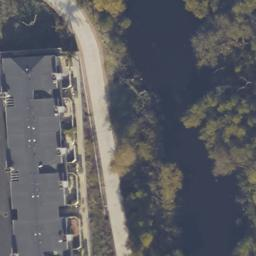
#> input picture input_images/125.jpg, 256 x 256 px; its folder holds only this picture in this run
$ jupyter execute --allow-errors SRCNN_train.ipynb
#> lines starting #> are read from the running program, lines starting #| are printed output that depends on the picture
[cell 1]
import os
import numpy as np
import cv2
import tensorflow as tf
import matplotlib.pyplot as plt
from keras.models import Model, load_model
from keras.layers import Input, Conv2D
from skimage.metrics import structural_similarity as ssim

[cell 2]
# Skew correction function
def correct_skew(image):
    gray = cv2.cvtColor(image, cv2.COLOR_BGR2GRAY)
    gray = cv2.bitwise_not(gray)
    thresh = cv2.threshold(gray, 0, 255, cv2.THRESH_BINARY | cv2.THRESH_OTSU)[1]
    coords = np.column_stack(np.where(thresh > 0))
    angle = cv2.minAreaRect(coords)[-1]
    if angle < -45:
        angle = -(90 + angle)
    else:
        angle = -angle
    (h, w) = image.shape[:2]
    center = (w // 2, h // 2)
    M = cv2.getRotationMatrix2D(center, angle, 1.0)
    rotated = cv2.warpAffine(image, M, (w, h), flags=cv2.INTER_CUBIC, borderMode=cv2.BORDER_REPLICATE)
    return rotated

# Tone mapping function
def apply_tone_mapping(image):
    ldr = cv2.cvtColor(image, cv2.COLOR_BGR2RGB).astype(np.float32) / 255
    tonemap = cv2.createTonemap(gamma=2.2)
    res = tonemap.process(ldr)
    res_8bit = np.clip(res * 255, 0, 255).astype(np.uint8)
    return cv2.cvtColor(res_8bit, cv2.COLOR_RGB2BGR)

# Load and preprocess the image
def load_and_preprocess_image(image_path, target_size=(256, 256)):
    image = cv2.imread(image_path)
    image_rgb = cv2.cvtColor(image, cv2.COLOR_BGR2RGB)
    image_resized = cv2.resize(image_rgb, target_size)
    image_normalized = image_resized.astype('float32') / 255.0
    return image, image_resized, image_normalized

# PSNR calculation
def calculate_psnr(y_true, y_pred):
    mse = np.mean((y_true - y_pred) ** 2)
    if mse == 0:
        return 100
    return 20 * np.log10(1.0 / np.sqrt(mse))

# SSIM calculation
def calculate_ssim(y_true, y_pred, win_size=3, channel_axis=-1):
    return ssim(y_true, y_pred, win_size=win_size, channel_axis=channel_axis, data_range=1)

# SRCNN Model
def build_srcnn_model(input_shape=(256, 256, 3)):
    input_img = Input(shape=input_shape)
    l1 = Conv2D(64, 9, padding='same', activation='relu')(input_img)
    l2 = Conv2D(32, 1, padding='same', activation='relu')(l1)
    l3 = Conv2D(3, 5, padding='same', activation='relu')(l2)
    model = Model(input_img, l3)
    return model

# Compile and train the model
def train_srcnn(train_low_image, train_high_image, validation_data):
    srcnn_model = build_srcnn_model()
    srcnn_model.compile(optimizer=tf.keras.optimizers.Adam(0.001), loss='mean_squared_error')
    history = srcnn_model.fit(train_low_image, train_high_image, epochs=20, batch_size=1, validation_data=validation_data)
    return srcnn_model, history

# Load dataset for training and validation
def load_dataset(input_images_folder, n_images=1800, image_size=(256, 256)):
#> called with input_images_folder = 'input_images', n_images = 1500, image_size = (256, 256)
    high_img, low_img = [], []
    for i, img_file in enumerate(os.listdir(input_images_folder)[:n_images]):
        img = cv2.imread(os.path.join(input_images_folder, img_file))
#> img is the input picture: shape (256, 256, 3); mean B, G, R 99.2, 94.8, 93.8
        img = cv2.cvtColor(img, cv2.COLOR_BGR2RGB)
        img_high = cv2.resize(img, image_size)
        img_low = cv2.resize(cv2.resize(img_high, (image_size[0]//4, image_size[1]//4)), image_size)
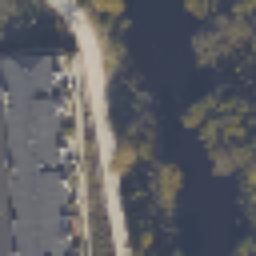
#> img_low: shape (256, 256, 3); mean R, G, B 93.8, 94.7, 99.2
        img_high = img_high.astype('float32') / 255.0
        img_low = img_low.astype('float32') / 255.0
        high_img.append(img_high)
        low_img.append(img_low)
    high_img = np.array(high_img)
    low_img = np.array(low_img)
    return high_img, low_img

[cell 3]
# Load and split the dataset
input_images_folder = 'input_images'
train_high_image, train_low_image = load_dataset(input_images_folder, 1500)
validation_high_image, validation_low_image = load_dataset(input_images_folder, 300)

# Train the SRCNN model
#> (the rest of this cell did not finish here and is left out)


$ run again, on input_images/161.jpg
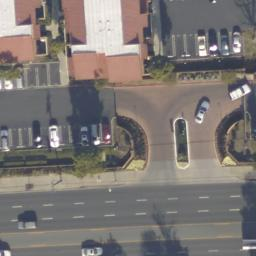
#> input picture input_images/161.jpg, 256 x 256 px
#> in load_dataset, img is the input picture: shape (256, 256, 3); mean B, G, R 116.1, 118.9, 124.7
#> in load_dataset, `img_low = cv2.resize(cv2.resize(img_high, (image_size[0]//4, image_siz..`:
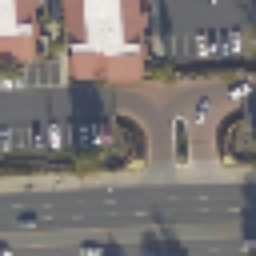
#> img_low: shape (256, 256, 3); mean R, G, B 124.8, 119, 116.2

$ run again, on input_images/173.jpg
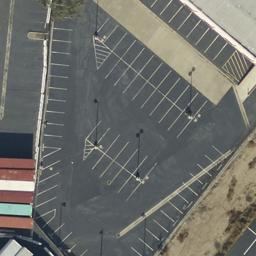
#> input picture input_images/173.jpg, 256 x 256 px
#> in load_dataset, img is the input picture: shape (256, 256, 3); mean B, G, R 105.4, 109.6, 108.9
#> in load_dataset, `img_low = cv2.resize(cv2.resize(img_high, (image_size[0]//4, image_siz..`:
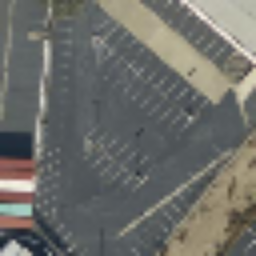
#> img_low: shape (256, 256, 3); mean R, G, B 108.8, 109.5, 105.4

$ run again, on input_images/182.jpg
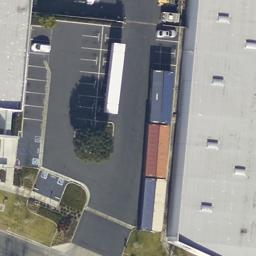
#> input picture input_images/182.jpg, 256 x 256 px
#> in load_dataset, img is the input picture: shape (256, 256, 3); mean B, G, R 135.2, 135.6, 135
#> in load_dataset, `img_low = cv2.resize(cv2.resize(img_high, (image_size[0]//4, image_siz..`:
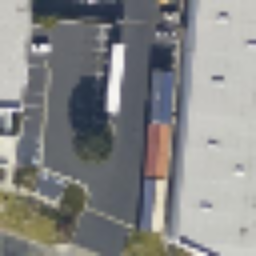
#> img_low: shape (256, 256, 3); mean R, G, B 135, 135.7, 135.3

$ run again, on input_images/14.jpg
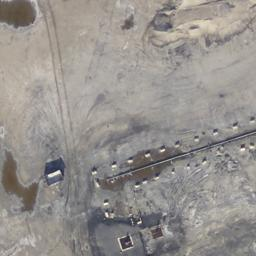
#> input picture input_images/14.jpg, 256 x 256 px
#> in load_dataset, img is the input picture: shape (256, 256, 3); mean B, G, R 141.9, 145.7, 149.8
#> in load_dataset, `img_low = cv2.resize(cv2.resize(img_high, (image_size[0]//4, image_siz..`:
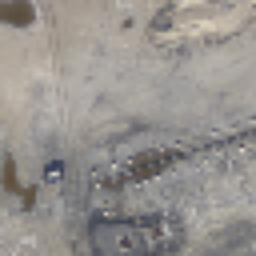
#> img_low: shape (256, 256, 3); mean R, G, B 149.8, 145.7, 141.9
